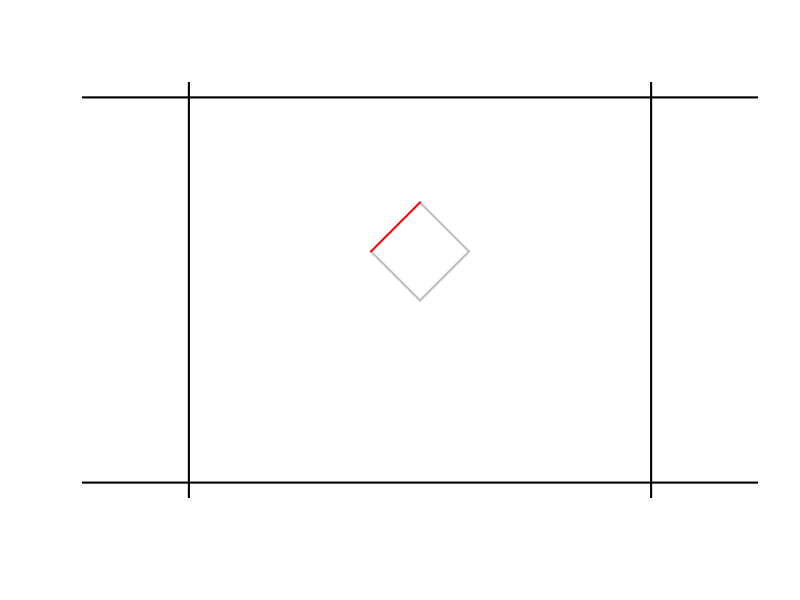

Write the R code that produced this figure. (Note: this script raises an error after producing the figure.)
library(pracma)

###
# Utility functions
###

zattach <- function (ll) 
{
  for (i in 1:length(ll)) {
    assign(names(ll)[i], ll[[i]], envir = globalenv())
  }
}

do.call2 <- function (f, ll, ...) 
{
  dots <- eval(substitute(alist(...)))
  ll <- modifyList(ll, dots)
  do.call(f, ll)
}

###
#  Code
###

rmat <- function(theta) {
  matrix(c(cos(theta), -sin(theta), sin(theta), cos(theta)), 2, 2)
}

draw_dice <- function(xl, yl, dice_pos, dice_angle, add = FALSE, ...) {
  if (!add) {
    plot(NA, NA, xlim = xl, ylim = yl, ann = FALSE, axes = FALSE, asp = 1)
    abline(yl[1],0, lwd = 2)
    abline(yl[2],0, lwd = 2)
    abline(v = xl[1], lwd = 2)
    abline(v = xl[2], lwd = 2)
  }
  dcoors <- dice_verts %*% rmat(dice_angle) + repmat(dice_pos, 4, 1)
  lines(dcoors[2:3, ], col = "grey", lwd = 2)
  lines(dcoors[3:4, ], col = "grey", lwd = 2)
  lines(dcoors[c(4, 1), ], col = "grey", lwd = 2)
  ## the first edge of the dice is red
  lines(dcoors[1:2, ], col = "red", lwd = 2)
}

apply_uncons <- function(gcons, dice_pos, dice_angle, dice_v, dice_omega, drag_f, eps, tt, ...) {
  #dcoors <- dice_verts %*% rmat(dice_angle) + repmat(dice_pos, 4, 1)
  dice_v[2] <- dice_v[2] - eps * gcons
  dice_angle <- dice_angle + eps * dice_omega
  dice_pos <- dice_pos + eps * dice_v
  dice_v <- dice_v * (1 - eps* drag_f)
  dice_omega <- dice_omega * (1- eps*drag_f)
  tt <- tt + eps
  list(dice_pos = dice_pos, dice_angle = dice_angle, dice_v = dice_v, dice_omega = dice_omega,
       tt = tt)
}

apply_wall <- function(xl, yl, dice_pos, dice_angle, dice_v, dice_omega, dice_mass,
                       dice_inertia, newton_e, ...) {
  ## compute the coordinates
  dcoors <- dice_verts %*% rmat(dice_angle) + repmat(dice_pos, 4, 1)
  dcoors0 <- dice_verts %*% rmat(dice_angle) 
  dcoors_perp <- cbind(-dcoors0[, 2], dcoors0[, 1])
  ## vertex velocities
  vvs <- repmat(dice_v, 4, 1) + dcoors_perp * dice_omega
  ## normals
  normal_vs <- list(x1 = c(1, 0), x2 = c(-1, 0), y1 = c(0, 1), y2 = c(0, -1))
  ## hit checks
  hitX1 <- dcoors[, 1] < xl[1] & (vvs %*% normal_vs$x1) < 0
  hitX2 <- dcoors[, 1] > xl[2] & (vvs %*% normal_vs$x2) < 0
  hitY1 <- dcoors[, 2] < yl[1] & (vvs %*% normal_vs$y1) < 0
  hitY2 <- dcoors[, 2] > yl[2] & (vvs %*% normal_vs$y2) < 0
  hitlist <- list(x1 = hitX1, x2 = hitX2, y1 = hitY1, y2 = hitY2)
  # i <- 3
  for (i in sample(4)) {
    normal_v <- normal_vs[[i]]
    if (sum(hitlist[[i]]) > 0) {
      ind <- which(hitlist[[i]])[sample(sum(hitlist[[i]]), 1)]
      r <- dcoors0[ind, ]
      rperp <- c(-r[2], r[1])
      vp <- vvs[ind, ]
      j <- compute_j(newton_e, normal_v, vp, r, dice_mass, dice_inertia)
      dice_v <- dice_v + j/dice_mass * normal_v
      dice_omega <- dice_omega + j/dice_inertia * sum(rperp * normal_v)
    }
  }
  list(dice_pos = dice_pos, dice_angle = dice_angle, dice_v = dice_v, dice_omega = dice_omega)
}

project_back <- function(xl, yl, dice_pos, dice_angle, ...) {
  dcoors <- dice_verts %*% rmat(dice_angle) + repmat(dice_pos, 4, 1)
  if (min(dcoors[, 1]) < xl[1]) dice_pos[1] <- dice_pos[1] + (xl[1] - min(dcoors[, 1]))
  if (max(dcoors[, 1]) > xl[2]) dice_pos[1] <- dice_pos[1] + (xl[2] - max(dcoors[, 1]))
  if (min(dcoors[, 2]) < yl[1]) dice_pos[2] <- dice_pos[2] + (yl[1] - min(dcoors[, 2]))
  if (max(dcoors[, 2]) > yl[2]) dice_pos[2] <- dice_pos[2] + (yl[2] - max(dcoors[, 2]))
  list(dice_pos = dice_pos, dice_angle = dice_angle)
}

compute_j <- function(newton_e, normal_v, v, r, Ma, Ia) {
  rperp <- c(-r[2], r[1])
  -(1 + newton_e) * sum(v * normal_v)/(1/Ma + sum(rperp * normal_v)^2/Ia)
}

simulate_dice <- function(xl, yl, gcons, drag_f, dice_pos, dice_angle,
                          dice_v, dice_omega, dice_mass, dice_inertia,
                          newton_e, eps, framerate, ...) {
  tt <- 0
  params <- list(xl = xl, yl = yl, gcons = gcons, drag_f = drag_f, 
                 dice_pos = dice_pos, dice_angle = dice_angle,
                 dice_v = dice_v, dice_omega = dice_omega,
                 dice_mass = dice_mass, dice_inertia = dice_inertia,
                 newton_e = newton_e, eps = eps, framerate = framerate)
}

get_energy <- function(gcons, dice_pos, dice_angle,
                        dice_v, dice_omega, dice_mass, ...) {
  gpot <- gcons * dice_mass * dice_pos[2]
  dcoors <- dice_verts %*% rmat(dice_angle) + repmat(dice_pos, 4, 1)
  dcoors0 <- dice_verts %*% rmat(dice_angle) 
  dcoors_perp <- cbind(-dcoors0[, 2], dcoors0[, 1])
  vvs <- repmat(dice_v, 4, 1) + dcoors_perp * dice_omega
  kinet <- 1/2 * sum(rowSums(vvs^2) * dice_mass/4)
  gpot + kinet
}

# force_energy_conservation <- function(en0, gcons = .GlobalEnv[["gcons"]],
#                                       dice_pos = .GlobalEnv[["dice_pos"]],
#                                       dice_angle = .GlobalEnv[["dice_angle"]],
#                                       dice_v = .GlobalEnv[["dice_v"]],
#                                       dice_omega = .GlobalEnv[["dice_omega"]],
#                                       dice_mass = .GlobalEnv[["dice_mass"]],
#                                       ...) {
#   en <- energy_dice(gcons, dice_pos, dice_angle, dice_v, dice_omega, dice_mass)
#   while (en > en0 && sum(abs(dice_v) + abs(dice_omega)) > 1e-3) {
#     dice_v <- dice_v * c(0.999, 0.99)
#     dice_omega <- dice_omega * 0.95
#     en <- energy_dice(gcons, dice_pos, dice_angle, dice_v, dice_omega, dice_mass)
#   }
#   list(dice_pos = dice_pos, dice_angle = dice_angle, dice_v = dice_v, dice_omega = dice_omega)
# }

get_dcoords <- function(dice_pos, dice_angle, ...) {
  dice_verts %*% rmat(dice_angle) + repmat(dice_pos, 4, 1)
}

get_hitlist0 <- function(xl, yl,  dice_pos, dice_angle,  ...) {
  dcoors <- dice_verts %*% rmat(dice_angle) + repmat(dice_pos, 4, 1)
  hitX1 <- dcoors[, 1] < xl[1]
  hitX2 <- dcoors[, 1] > xl[2]
  hitY1 <- dcoors[, 2] < yl[1]
  hitY2 <- dcoors[, 2] > yl[2]
  cbind(x1 = hitX1, x2 = hitX2, y1 = hitY1, y2 = hitY2)
}

get_vvs <- function(dice_pos = .GlobalEnv[["dice_pos"]],
                    dice_angle = .GlobalEnv[["dice_angle"]],
                    dice_v = .GlobalEnv[["dice_v"]],
                    dice_omega = .GlobalEnv[["dice_omega"]],
                    ...) {
  ## compute the coordinates
  dcoors <- dice_verts %*% rmat(dice_angle) + repmat(dice_pos, 4, 1)
  dcoors0 <- dice_verts %*% rmat(dice_angle) 
  dcoors_perp <- cbind(-dcoors0[, 2], dcoors0[, 1])
  ## vertex velocities
  repmat(dice_v, 4, 1) + dcoors_perp * dice_omega
}

find_collision_time <- function(eps = 0.05, eps_power = 10,
                                xl, yl, gcons, drag_f, newton_e, dice_mass, dice_inertia,
                                tt, dice_pos, dice_angle, dice_v, dice_omega, ...
) {
  eps0 <- eps
  params <- list(xl = xl, yl = yl, gcons = gcons, drag_f = drag_f, newton_e = newton_e,
                 dice_mass = dice_mass, dice_inertia = dice_inertia,
                 tt = tt, dice_pos = dice_pos, dice_angle = dice_angle, 
                 dice_v = dice_v, dice_omega = dice_omega, eps = eps)
  for (i in 1:eps_power) {
    eps <- eps/2
    h0 <- do.call(get_hitlist0, params)
    while(sum(h0) == 0) {
      params$eps <- eps
      update <- do.call2(apply_uncons, params)
      h0 <- do.call(hitlist0, update)
      if (sum(h0) == 0) params <- modifyList(params, update)
    }
  }
  params <- modifyList(params, update)
  print(eps)
  update <- do.call2(apply_wall, params)
  params <- modifyList(params, update)
  ## run until noncollision
  h0 <- do.call(get_hitlist0, params)
  while(sum(h0) > 0) {
    params$eps <- eps
    update <- do.call2(apply_uncons, params)
    h0 <- do.call(hitlist0, update)
    params <- modifyList(params, update)
  }
  params$eps <- eps0
  params
}

####
##  DEMO
####

## simulation step size
eps0 <- 0.05
eps_power <- 10
## hack to fix simulation
# collision_thres <- 0.1

## gravity
gcons <- 2
## newton e const
newton_e <- 0.9
## air_res effect
drag_f <- 0.05

## size of box
xl <- c(-3, 3)
yl <- c(0, 5)

## size of dice
dice_sz <- 0.9
## coords of dice relative to center of mass
dice_verts <- dice_sz * 
  rbind(c(-.5, .5),
        c(.5, .5),
        c(.5, -.5),
        c(-.5, -.5))
## mass of the dice
dice_mass <- 4
## moment of inertia
dice_inertia <- dice_mass/4 * sum(rowSums(dice_verts^2))

## initial position of dice
dice_pos <- c(0, 3)
dice_angle <- pi/4

## initial velocity of dice
dice_v <- c(4.3 + 0.1 * runif(1), 0)
dice_omega <- 0.5 + 0.1 * runif(1)

## time variable
tt <- 0

## graphical params
framerate <- 0.1

# list of params for copy/paste
# xl, yl, gcons, drag_f, newton_e, dice_mass, dice_inertia,
# tt, dice_pos, dice_angle, dice_v, dice_omega, 

## put everything into a list
params0 <- list(xl = xl, yl = yl, gcons = gcons, drag_f = drag_f, 
               dice_pos = dice_pos, dice_angle = dice_angle,
               dice_v = dice_v, dice_omega = dice_omega,
               dice_mass = dice_mass, dice_inertia = dice_inertia,
               newton_e = newton_e, eps0 = eps0, framerate = framerate, 
               eps = eps0, eps_power = eps_power, tt = tt)

####
##  Initialize
####

params <- params0
do.call(get_energy, params)
do.call(draw_dice, params)

####
##  Find collision time
####

## check energy before collision


## find collision and apply wall
update <- do.call2(find_collision_time, params)
params <- modifyList(params, update)
update <- do.call2(apply_wall, params)
params <- modifyList(params, update)
do.call(draw_dice, params)
en <- do.call(get_energy, params)
do.call(draw_dice, params); title("post-collision", sub = en)
## run until noncollision
# update <- do.call2(run_until_noncollision, params)
# params <- modifyList(params, update)
# en <- do.call(get_energy, params)
# do.call(draw_dice, params); title("post-collision", sub = en)
# do.call(get_dcoords, params)
# do.call(get_hitlist0, params)
# do.call(get_vvs, params)
#do.call(draw_dice, params)
